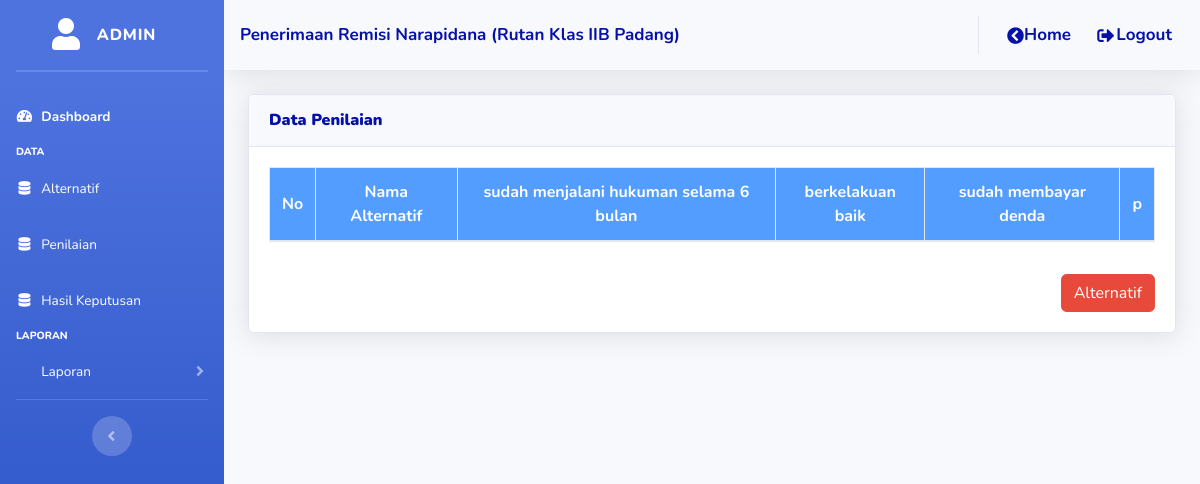
/pimpinan/proses/data_penilaian.php (signed in), run on the app's committed database.
### tables this page shows
CREATE TABLE `tbl_kriteria` (
  `id_kriteria` int(11) NOT NULL,
  `nama_kriteria` varchar(255) NOT NULL,
  `jenis_kriteria` varchar(255) NOT NULL,
  `bobot` double(4,2) NOT NULL
);

### pimpinan/proses/data_penilaian.php (the view, shortened to what this page needs)
<?php
include('style/header.php');
include('style/sidebar.php');
?>
<div class="container-fluid">
	<div class="card shadow mt-3 mb-3">
		<div class="card-header py-3">
			<h6 class="m-0 font-weight-bold" style="color: #0510a8"><b>Data Penilaian</b></h6>
		</div>
		<div class="card-body">
		<?php
include("../../config/koneksi.php");
?>
			<div class="table-responsive">
				<table class="table table-bordered" width="100%">
					<thead>
						<tr style="background-color: #529dff; color: #ffff" align="center">
							<th style="vertical-align: middle;">No</th>
							<th style="vertical-align: middle;">Nama Alternatif</th>
							<?php
							$sqlth = $konek->query("SELECT * FROM tbl_kriteria");
							while ($rowth = $sqlth->fetch_array()) {
							?>
								<th style="vertical-align: middle;"><?= $rowth['nama_kriteria']; ?></th>
							<?php
							}
							?>
						</tr>
					</thead>
				</table>
			</div>
			<div align="right">
				<a href="data_alternatif.php?&idp=<?php echo $idp; ?>" class="btn btn-danger">Alternatif</a>
			</div>
		</div>
	</div>
</div>
</div>
<?php
include('style/footer.php');
?>

### data on the page
tbl_kriteria: nama_kriteria "sudah menjalani hukuman selama 6 bulan"
tbl_kriteria: nama_kriteria "berkelakuan baik"
tbl_kriteria: nama_kriteria "sudah membayar denda"
tbl_kriteria: nama_kriteria "p"

### other printed values
$_SESSION['username'] "ADMIN"
